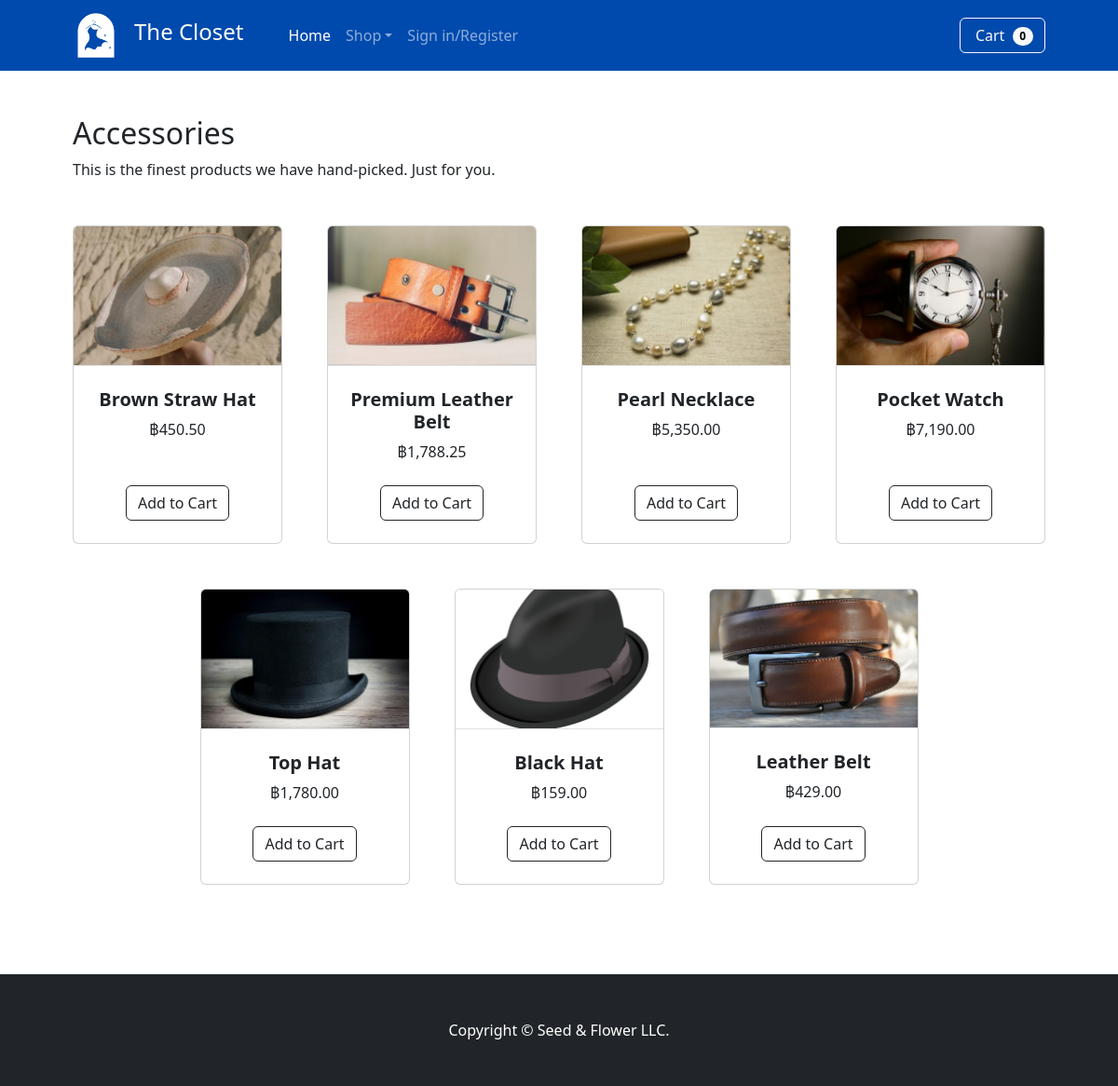
Screenshot of /accessory.php with the database file from the repository.
### tables this page shows
CREATE TABLE `product` (
  `pID` int(3) NOT NULL,
  `pname` varchar(25) NOT NULL,
  `pimagedir` varchar(350) NOT NULL,
  `price` decimal(10,2) NOT NULL,
  `ptype` char(1) DEFAULT NULL,
  `isFeature` tinyint(1) NOT NULL
);

### accessory.php (the view, shortened to what this page needs)
<!doctype html>
<html lang="en">
  <head>
    <link href="https://cdn.jsdelivr.net/npm/bootstrap@5.2.2/dist/css/bootstrap.min.css" rel="stylesheet">
   </head>
  <body>
    <?php include "func/navbar.php";?>
    <section class="mb-5">
      <div class="container px-4 px-lg-5 mt-5">
        <h2>Accessories</h2>
        <p class="mb-5">This is the finest products we have hand-picked. Just for you.</p>
          <div class="row gx-4 gx-lg-5 row-cols-2 row-cols-md-3 row-cols-xl-4 justify-content-center">
          <?php
            $q = "SELECT * FROM product WHERE ptype=\"d\"";
            $result=$mysqli->query($q);
            while($row=$result->fetch_array()){?>
                <div class="col mb-5">
                    <div class="card h-100">
                        <img class="card-img-top border-bottom" src="<?php echo $row['pimagedir'] ?>" alt="..." />
                        <div class="card-body bg-mute p-4">
                            <div class="text-center">
                                <h5 class="fw-bolder"><?php echo $row['pname'] ?></h5>
                                ฿<?php echo number_format($row['price'], 2, '.', ',') ?>
                            </div>
                        </div>
                        <div class="card-footer p-4 pt-0 border-top-0 bg-transparent">
                            <div class="text-center">
                                <form action="func/addtocart.php" method="post">
                                    <div type="submit" class="text-center">
                                        <input type="submit" name="add_to_cart" style="margin-top:5px;" class="btn btn-outline-dark mt-auto" value="Add to Cart" />
                                    </div>
                                </form>
                            </div>
                        </div>
                    </div>
                </div>
            <?php }?>
      </div>
  </section>
  </body>
</html>

### rows the page displays
product: pimagedir (picture), pname "Brown Straw Hat", price "450.50"
product: pimagedir (picture), pname "Premium Leather Belt", price "1,788.25"
product: pimagedir (picture), pname "Pearl Necklace", price "5,350.00"
product: pimagedir (picture), pname "Pocket Watch", price "7,190.00"
product: pimagedir (picture), pname "Top Hat", price "1,780.00"
product: pimagedir (picture), pname "Black Hat", price "159.00"
product: pimagedir (picture), pname "Leather Belt", price "429.00"

### other values shown
$sumpro "0"
